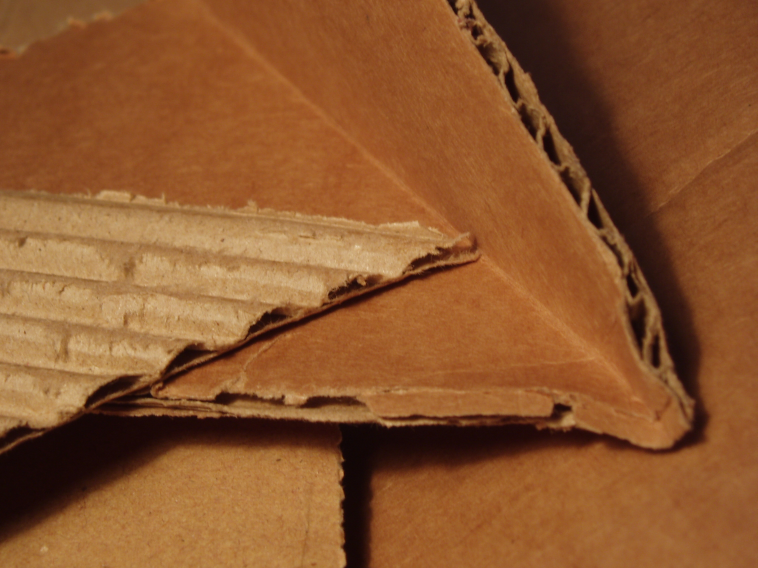
#> input picture images/corrugated_cardboard.jpg, 2272 x 1704 px (shown at 1/3 size)
$ python test_wavelet.py images/corrugated_cardboard.jpg
#> lines starting #> are read from the running program, lines starting #| are printed output that depends on the picture
### src/wavelet_energy.py
"""WEGE-style per-pixel wavelet energy map (classical DWT, no learning involved).

Follows the formulation described in FLAIR's Wavelet-Energy-Guided Encoding
(WEGE): the image is decomposed via a multi-level 2D discrete wavelet
transform, then reconstructed using only the coarsest approximation
coefficients (all detail coefficients zeroed out). The residual between the
original image and this purely low-frequency reconstruction is the
per-pixel high-frequency energy: it is large wherever the image has strong
high-frequency content, regardless of whether that content comes from real
geometry or from flat texture (that disambiguation happens later, in the
fusion stage with DSINE's normals).

Using a multi-level decomposition (rather than a single level) aggregates
detail across scales into one map, functioning as a classical, deterministic
analogue of the multi-scale feature pyramids used in CNN detectors
(FPN/SPPF) -- no network, no training, just recursive wavelet decomposition.
"""
import numpy as np
import pywt


def _match_shape(arr, shape):
    """Crop or pad `arr` to `shape` (wavelet reconstruction can be a few px off)."""
    out = np.zeros(shape, dtype=arr.dtype)
    h, w = min(arr.shape[0], shape[0]), min(arr.shape[1], shape[1])
    out[:h, :w] = arr[:h, :w]
    return out


def wavelet_energy_map(image_gray, wavelet="db4", level=3):
    """Compute a per-pixel high-frequency wavelet energy map.

    Args:
        image_gray: 2D float array (H, W), grayscale image in [0, 1].
        wavelet: wavelet family (Daubechies-4 by default, a common choice
            for image analysis; smooth enough to avoid ringing, compact
            enough to localize edges).
        level: number of decomposition levels. Higher level = the "low
            frequency" reference is smoother, so more scales of detail are
            captured as high frequency energy.

    Returns:
        energy_map: (H, W) float array, per-pixel squared high-frequency
            residual (not normalized).
        low_freq: (H, W) float array, the purely low-frequency (approximation
            only) reconstruction, useful for sanity-checking the decomposition.
    """
    h, w = image_gray.shape
    coeffs = pywt.wavedec2(image_gray, wavelet=wavelet, level=level)
    cA = coeffs[0]

    zeroed_details = [
        tuple(np.zeros_like(d) for d in detail_level) for detail_level in coeffs[1:]
    ]
    low_freq = pywt.waverec2([cA] + zeroed_details, wavelet=wavelet)
    low_freq = _match_shape(low_freq, (h, w))

    residual = image_gray - low_freq
    energy_map = residual ** 2
    return energy_map, low_freq


def normalize_for_display(arr, percentile=100):
    """Normalize to [0, 1] for visualization.

    `percentile` caps the upper reference at a given percentile instead of
    the true max, then clips. Sparse maps (e.g. gradient magnitudes) tend to
    have a few extremely bright outlier pixels that crush everything else
    toward black under plain min-max normalization; using e.g. percentile=99
    trades those outliers (clipped to 1.0) for much better contrast in the
    rest of the map.
    """
    lo = arr.min()
    hi = np.percentile(arr, percentile) if percentile < 100 else arr.max()
    if hi - lo < 1e-12:
        return np.zeros_like(arr)
    return np.clip((arr - lo) / (hi - lo), 0, 1)

### test_wavelet.py
"""Quick standalone sanity check for the wavelet energy map (src/wavelet_energy.py).

Usage:
    uv run python test_wavelet.py [path/to/image.png]

If no image is given, runs on the example image bundled with the DSINE repo.
Saves the energy map (grayscale) and the low-frequency reconstruction to outputs/.
"""
import sys
from pathlib import Path

sys.path.insert(0, str(Path(__file__).parent / "src"))

import numpy as np
from PIL import Image

from wavelet_energy import wavelet_energy_map, normalize_for_display

DEFAULT_IMAGE = "external/dsine/example/000000_img.png"
OUTPUT_DIR = Path("outputs")


def main():
    image_path = sys.argv[1] if len(sys.argv) > 1 else DEFAULT_IMAGE
    print(f"running wavelet energy map on: {image_path}")

    img = Image.open(image_path).convert("L")
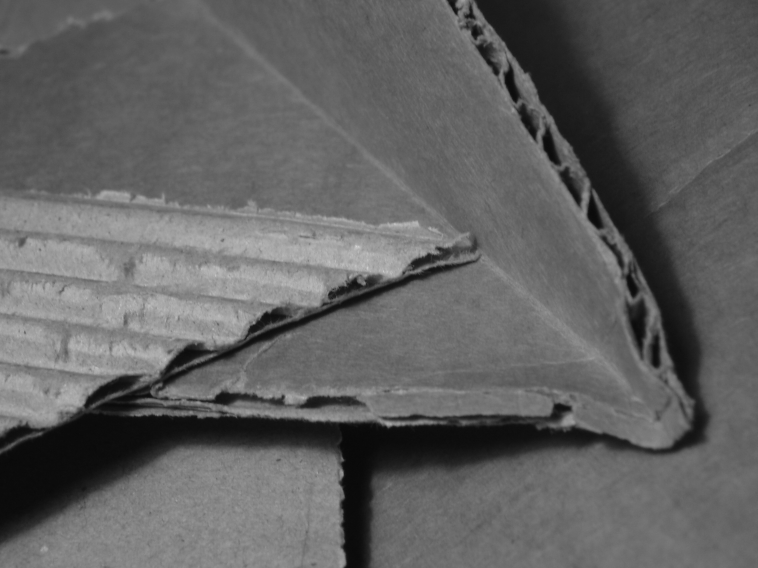
#> img: PIL image 2272x1704 L (shown at 1/3 size); min 7, max 224, mean 97.9
    image_gray = np.asarray(img).astype(np.float64) / 255.0

    energy_map, low_freq = wavelet_energy_map(image_gray)
#> in wavelet_energy_map, `coeffs = pywt.wavedec2(image_gray, wavelet=wavelet, level=level)`: coeffs = 4 items
#> in wavelet_energy_map, `cA = coeffs[0]`:
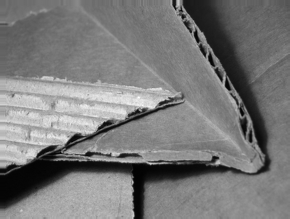
#> cA: shape (219, 290) float64; min 0.228, max 6.15, mean 3.06; drawn with min black and max white
#> in wavelet_energy_map, `zeroed_details = [ tuple(np.zeros_like(d) for d in detail_level) for d..`: zeroed_details = 3 items
#> in wavelet_energy_map, `low_freq = pywt.waverec2([cA] + zeroed_details, wavelet=wavelet)`:
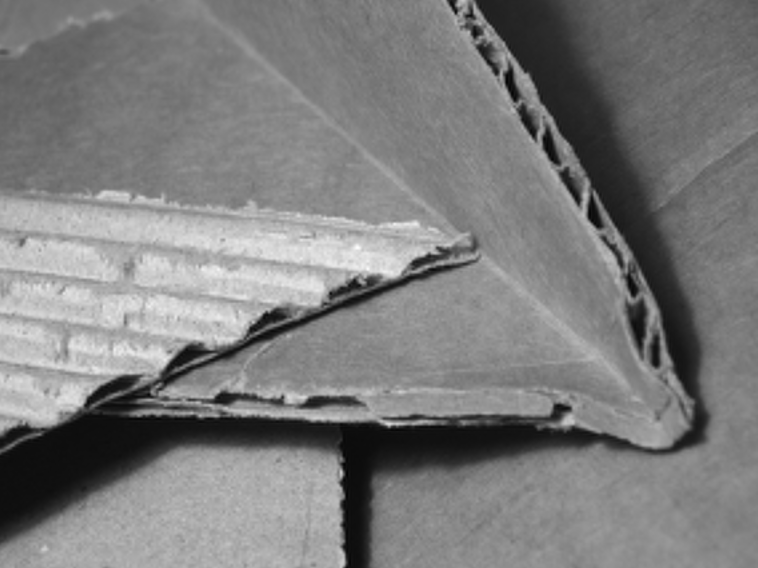
#> low_freq: shape (1704, 2272) float64 (shown at 1/3 size); min -0.00174, max 0.781, mean 0.384; drawn with min black and max white
#> in wavelet_energy_map, `residual = image_gray - low_freq`:
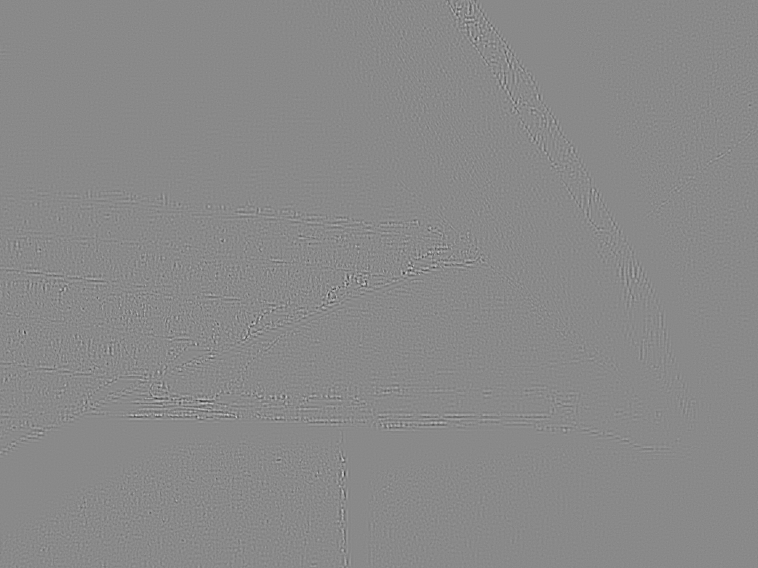
#> residual: shape (1704, 2272) float64 (shown at 1/3 size); min -0.238, max 0.202, mean -1.94e-07; drawn with min black and max white
#> in wavelet_energy_map, `energy_map = residual ** 2`:
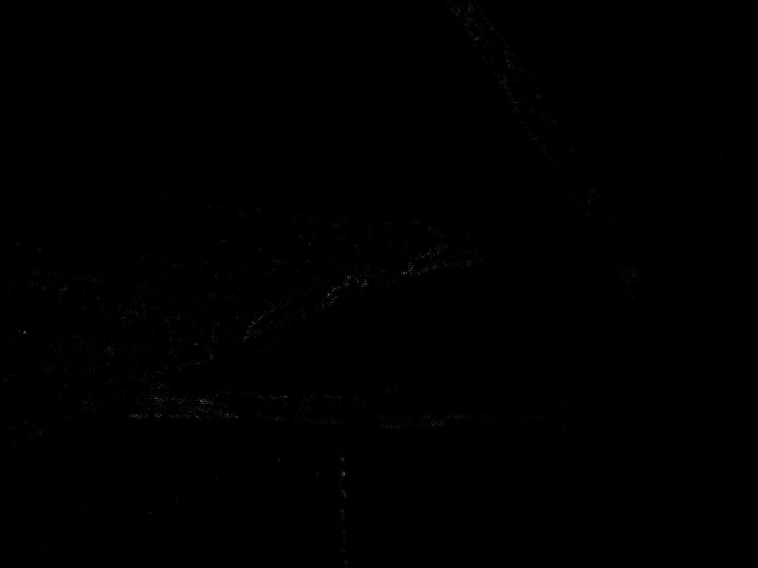
#> energy_map: shape (1704, 2272) float64 (shown at 1/3 size); min 5.27e-18, max 0.0565, mean 0.000124; drawn with min black and max white

    OUTPUT_DIR.mkdir(exist_ok=True)
    stem = Path(image_path).stem

    energy_vis = (normalize_for_display(energy_map) * 255).astype(np.uint8)
#> in normalize_for_display, `lo = arr.min()`: lo = 5.27e-18
#> in normalize_for_display, `hi = np.percentile(arr, percentile) if percentile < 100 else arr.max()`: hi = 0.0565
    Image.fromarray(energy_vis).save(OUTPUT_DIR / f"{stem}_wavelet_energy.png")

    low_freq_vis = (np.clip(low_freq, 0, 1) * 255).astype(np.uint8)
    Image.fromarray(low_freq_vis).save(OUTPUT_DIR / f"{stem}_low_freq.png")

    print(f"saved: {OUTPUT_DIR / f'{stem}_wavelet_energy.png'}")
    print(f"saved: {OUTPUT_DIR / f'{stem}_low_freq.png'}")


if __name__ == "__main__":
    main()
